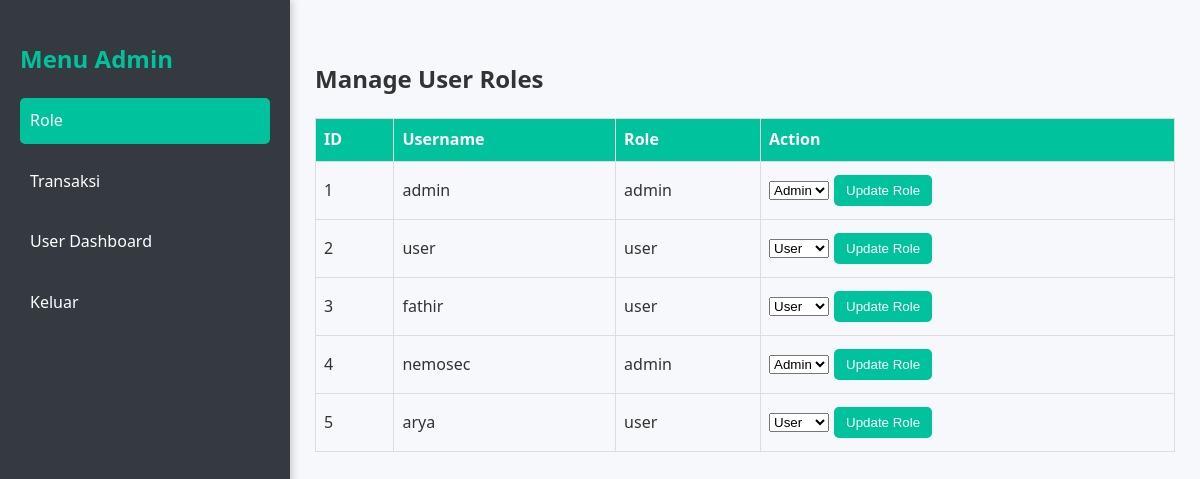
/admin.php?page=roles (signed in), run on the app's committed database.
### tables this page shows
CREATE TABLE `project` (
  `id` int(11) NOT NULL,
  `role` enum('user','admin') NOT NULL,
  `username` varchar(50) NOT NULL,
  `email` varchar(100) NOT NULL,
  `password` varchar(255) NOT NULL,
  `full_name` varchar(100) NOT NULL,
  `phone` varchar(20) DEFAULT NULL,
  `address` text DEFAULT NULL,
  `profile_picture` varchar(255) DEFAULT NULL,
  `created_at` timestamp NOT NULL DEFAULT current_timestamp(),
  `coin_balance` int(11) DEFAULT 0
);

### admin.php (the view, shortened to what this page needs)
<?php
$host = 'localhost';
$db = 'membuat_laman_login';
$user = 'root';
$pass = '';
try {
    $conn = new PDO("mysql:host=$host;dbname=$db;charset=utf8", $user, $pass);
    $conn->setAttribute(PDO::ATTR_ERRMODE, PDO::ERRMODE_EXCEPTION);
} catch (PDOException $e) {
    die("Koneksi gagal: " . htmlspecialchars($e->getMessage()));
}
$users = $conn->query("SELECT id, username, role FROM project")->fetchAll(PDO::FETCH_ASSOC);
?>
<!DOCTYPE html>
<html lang="en">
<head>
</head>
<body>
    <div class="sideboard">
        <h2>Menu Admin</h2>
        <ul>
            <li><a href="?page=roles" class="<?= $_GET['page'] === 'roles' ? 'active' : '' ?>">Role</a></li>
            <li><a href="?page=transactions" class="<?= $_GET['page'] === 'transactions' ? 'active' : '' ?>">Transaksi</a></li>
            <li><a href="hello.php#home">User   Dashboard</a></li>
            <li><a href="logout.php">Keluar</a></li>
        </ul>
    </div>
    <div class="main-content">
        <?php
        $page = $_GET['page'] ?? 'dashboard';
        if ($page === 'roles') {
            echo '<h2>Manage User Roles</h2>';
            echo '<table>';
            echo '<thead><tr><th>ID</th><th>Username</th><th>Role</th><th>Action</th></tr></thead>';
            echo '<tbody>';
            foreach ($users as $user) {
                echo '<tr>';
                echo '<td>' . htmlspecialchars($user['id']) . '</td>';
                echo '<td>' . htmlspecialchars($user['username']) . '</td>';
                echo '<td>' . htmlspecialchars($user['role']) . '</td>';
                echo '<td>';
                echo '<form method="POST" action="">';
                echo '<select name="new_role">';
                echo '<option value="user"' . ($user['role'] === 'user' ? ' selected' : '') . '>User</option>';
                echo '<option value="admin"' . ($user['role'] === 'admin' ? ' selected' : '') . '>Admin</option>';
                echo '</select>';
                echo '<button type="submit">Update Role</button>';
                echo '</form>';
                echo '</td>';
                echo '</tr>';
            }
            echo '</tbody></table>';
        } else {
            echo '<div class="dashboard">';
            echo '<h1>Welcome to Admin Dashboard</h1>';
            echo '<p>Manage users, roles, transactions, and top-ups effectively with this dashboard.</p>';
            echo '</div>';
        }
        ?>
    </div>
</body>
</html>

### admin.php (style rules this page uses)
body { font-family: 'Segoe UI', Tahoma, Geneva, Verdana, sans-serif; margin: 0; padding: 0; background-color: #f7f8fc; color: #333; line-height: 1.6; display: flex; }
.sideboard { width: 250px; background-color: #343a40; color: white; padding: 20px; box-shadow: 2px 0 8px rgba(0, 0, 0, 0.2); height: 100vh; }
.sideboard h2 { font-size: 1.5rem; margin-bottom: 20px; color: #00C29D; }
.sideboard ul { list-style: none; padding: 0; }
.sideboard ul li { margin: 15px 0; }
.sideboard ul li a { text-decoration: none; color: white; font-size: 1rem; display: block; padding: 10px; border-radius: 5px; transition: background-color 0.3s; }
.sideboard ul li a:hover, .sideboard ul li a.active { background-color: #00C29D; }
.main-content { flex-grow: 1; padding: 40px 25px; }
table { width: 100%; border-collapse: collapse; margin: 20px 0; }
table th, table td { border: 1px solid #ddd; padding: 8px; }
table th { background-color: #00C29D; color: white; text-align: left; }
form button { margin: 5px; padding: 8px 12px; border: none; border-radius: 5px; background-color: #00C29D; color: white; cursor: pointer; transition: background-color 0.3s; }

### data on the page
project: id "1", username "admin", role "admin", new_role "Admin"
project: id "2", username "user", role "user", new_role "User"
project: id "3", username "fathir", role "user", new_role "User"
project: id "4", username "nemosec", role "admin", new_role "Admin"
project: id "5", username "arya", role "user", new_role "User"
